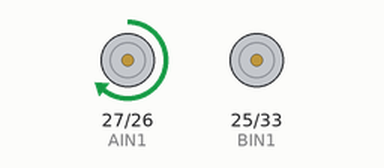
This sketch was run on a simulated ESP32. Shown: motor-driver pin pairs drawn as motors (green arrow = first pin HIGH = forward, orange = second pin HIGH = backward, longer = more drive, scaled by the enable pin). What the sketch prints to the serial monitor is not drawn.

Above: at 1.1 s.
At 8.6 s:
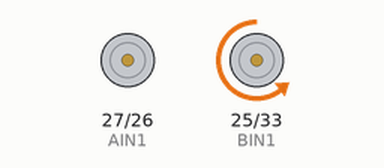
At 17.6 s:
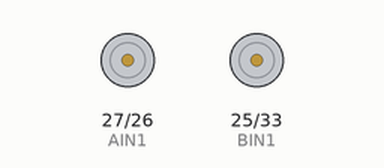
At 36.1 s:
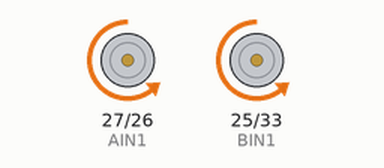
Timing chart, 0 to 40.0 s (numbered marks = the images above):
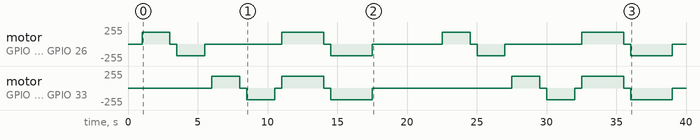

The sketch:

TB6612_ESP32_test.ino
```cpp
// ============================================================
//  TB6612 + ESP32 — เช็คอุปกรณ์ครั้งแรก
//  STBY ต่อ 5V ตรงๆ (ไม่ต้องควบคุมจาก ESP32)
// ============================================================
//
//  การต่อขา TB6612 → ESP32
//  --------------------------------
//  TB6612      ESP32
//  --------    -------
//  AIN1    →   GPIO 27
//  AIN2    →   GPIO 26
//  PWMA    →   GPIO 14
//  BIN1    →   GPIO 25
//  BIN2    →   GPIO 33
//  PWMB    →   GPIO 32
//  STBY    →   5V (เปิดใช้งานตลอด)
//  GND     →   GND (ร่วมกับ ESP32 และ Battery)
//  VM      →   แรงดันมอเตอร์ (6V–12V จาก Battery)
//  VCC     →   3.3V หรือ 5V (ไฟเลี้ยง Logic)
// ============================================================

// --- กำหนดขา Motor A ---
#define AIN1  27
#define AIN2  26
#define PWMA  14

// --- กำหนดขา Motor B ---
#define BIN1  25
#define BIN2  33
#define PWMB  32

// --- ตั้งค่า PWM (LEDC ของ ESP32) ---
#define FREQ        5000   // ความถี่ PWM (Hz)
#define RESOLUTION  8      // ความละเอียด 8-bit (0-255)
#define CH_A        0      // LEDC Channel สำหรับ Motor A
#define CH_B        1      // LEDC Channel สำหรับ Motor B

// ============================================================
//  ฟังก์ชันควบคุมมอเตอร์
// ============================================================

// Motor A — หมุนไปข้างหน้า
void motorA_Forward(int speed) {
  digitalWrite(AIN1, HIGH);
  digitalWrite(AIN2, LOW);
  ledcWrite(CH_A, speed);   // speed: 0–255
}

// Motor A — หมุนถอยหลัง
void motorA_Backward(int speed) {
  digitalWrite(AIN1, LOW);
  digitalWrite(AIN2, HIGH);
  ledcWrite(CH_A, speed);
}

// Motor A — หยุด
void motorA_Stop() {
  digitalWrite(AIN1, LOW);
  digitalWrite(AIN2, LOW);
  ledcWrite(CH_A, 0);
}

// Motor B — หมุนไปข้างหน้า
void motorB_Forward(int speed) {
  digitalWrite(BIN1, HIGH);
  digitalWrite(BIN2, LOW);
  ledcWrite(CH_B, speed);
}

// Motor B — หมุนถอยหลัง
void motorB_Backward(int speed) {
  digitalWrite(BIN1, LOW);
  digitalWrite(BIN2, HIGH);
  ledcWrite(CH_B, speed);
}

// Motor B — หยุด
void motorB_Stop() {
  digitalWrite(BIN1, LOW);
  digitalWrite(BIN2, LOW);
  ledcWrite(CH_B, 0);
}

// ============================================================
//  Setup
// ============================================================
void setup() {
  Serial.begin(115200);
  Serial.println("=== TB6612 + ESP32 เช็คอุปกรณ์ ===");

  // ตั้งค่าขา Direction เป็น OUTPUT
  pinMode(AIN1, OUTPUT);
  pinMode(AIN2, OUTPUT);
  pinMode(BIN1, OUTPUT);
  pinMode(BIN2, OUTPUT);

  // ตั้งค่า LEDC PWM
  ledcSetup(CH_A, FREQ, RESOLUTION);
  ledcAttachPin(PWMA, CH_A);

  ledcSetup(CH_B, FREQ, RESOLUTION);
  ledcAttachPin(PWMB, CH_B);

  Serial.println("ตั้งค่าขาเสร็จแล้ว เริ่มทดสอบ...");
  delay(1000);
}

// ============================================================
//  Loop — ทดสอบทีละขั้นตอน
// ============================================================
void loop() {

  // --- ทดสอบ 1: Motor A หมุนไปข้างหน้า ---
  Serial.println("[1] Motor A → หมุนไปข้างหน้า (2 วินาที)");
  motorA_Forward(180);   // speed 180/255 ≈ 70%
  delay(2000);
  motorA_Stop();
  delay(500);

  // --- ทดสอบ 2: Motor A หมุนถอยหลัง ---
  Serial.println("[2] Motor A → หมุนถอยหลัง (2 วินาที)");
  motorA_Backward(180);
  delay(2000);
  motorA_Stop();
  delay(500);

  // --- ทดสอบ 3: Motor B หมุนไปข้างหน้า ---
  Serial.println("[3] Motor B → หมุนไปข้างหน้า (2 วินาที)");
  motorB_Forward(180);
  delay(2000);
  motorB_Stop();
  delay(500);

  // --- ทดสอบ 4: Motor B หมุนถอยหลัง ---
  Serial.println("[4] Motor B → หมุนถอยหลัง (2 วินาที)");
  motorB_Backward(180);
  delay(2000);
  motorB_Stop();
  delay(500);

  // --- ทดสอบ 5: Motor A + B หมุนพร้อมกัน (เดินหน้า) ---
  Serial.println("[5] Motor A+B → เดินหน้าพร้อมกัน (3 วินาที)");
  motorA_Forward(180);
  motorB_Forward(180);
  delay(3000);
  motorA_Stop();
  motorB_Stop();
  delay(500);

  // --- ทดสอบ 6: Motor A + B ถอยหลังพร้อมกัน ---
  Serial.println("[6] Motor A+B → ถอยหลังพร้อมกัน (3 วินาที)");
  motorA_Backward(180);
  motorB_Backward(180);
  delay(3000);
  motorA_Stop();
  motorB_Stop();

  Serial.println("=== ทดสอบครบแล้ว รอ 5 วินาที แล้วเริ่มใหม่ ===\n");
  delay(5000);
}
```

Measured:
- by itself, motor on GPIO 27 (AIN1) / GPIO 26 (AIN2): stopped → forward 179/255 at 1.0 s, → stopped 2.0 s later, → backward 179/255 0.50 s later, → stopped 2.0 s later, … (16 changes in this stretch)
- by itself, motor on GPIO 25 (BIN1) / GPIO 33 (BIN2): stopped → forward 179/255 at 6.0 s, → stopped 2.0 s later, → backward 179/255 0.50 s later, → stopped 2.0 s later, … (16 changes in this stretch)
